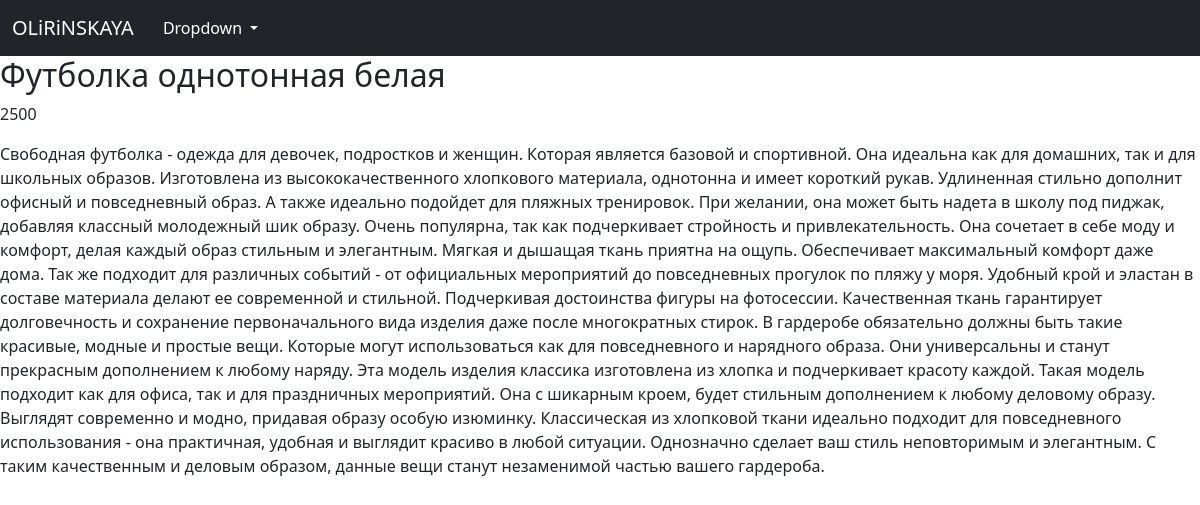
/product/1/, run on the app's committed database.
### backend/models.py (models this page shows, shortened)
class Product(models.Model):
    name = models.CharField(max_length=255)
    price = models.IntegerField()
    description = models.TextField()
    category = models.ForeignKey(Category, related_name='category', on_delete=models.CASCADE)
    created = models.DateTimeField(auto_now_add=True)

### backend/views.py (the view)
# urls.py: path('product/<int:pk>/', ProductDetail.as_view(), name='product'),
class ProductDetail(DetailView):
    model = Product
    template_name = 'product_detail.html'
    context_object_name = 'product'

### backend/templates/product_detail.html (shortened to what this page needs)
{% extends 'layout/base.html' %}
{% block content %}
    <h2>{{ product.name }}</h2>
    <p> {{ product.price }}</p>
    <p>{{ product.description }}</p>
{% endblock content %}

### data on the page
Product: name "Футболка однотонная белая", price "2500", description "Свободная футболка - одежда для девочек, подростков и женщин. Которая является базовой и спортивной. Она идеальна как для домашних, так и для школьных образов. Изготовлена из высококачественного хлопкового материала, однотонна и имеет короткий рукав. Удлиненная стильно дополнит офисный и повседневный образ. А также идеально подойдет для пляжных тренировок. При желании, она может быть надета в школу под пиджак, добавляя классный молодежный шик образу. Очень популярна, так как подчеркивает стройность и привлекательность. Она сочетает в себе моду и комфорт, делая каждый образ стильным и элегантным. Мягкая и дышащая ткань приятна на ощупь. Обеспечивает максимальный комфорт даже дома. Так же…"
